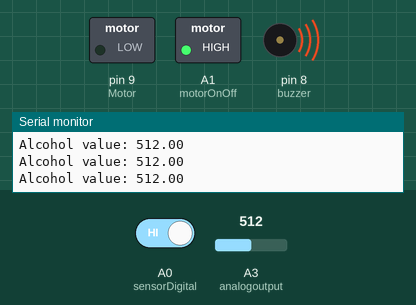
Recording of a sketch running on a simulated Arduino Uno, built with avr-gcc and run on an emulated ATmega328P. On the bench: switched loads named in the sketch (green lamp = pin HIGH), buzzer (waves = sounding, pin HIGH), the last lines printed to the serial monitor. The test bench sets the inputs (shaded band); at power-on: A0 (sensorDigital) HIGH, A3 (analogoutput) = 512.

Above: at 11.2 s.
11.3 s: A0 (sensorDigital) driven LOW
At 12.5 s:
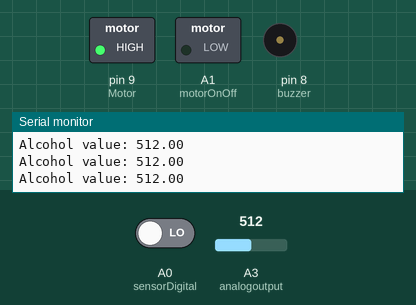
12.8 s: A3 (analogoutput) set to 111
15.8 s: A3 (analogoutput) set to 94
18.8 s: A0 (sensorDigital) driven HIGH
At 19.3 s:
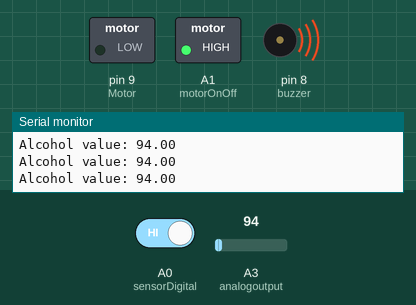
Timing chart, 0 to 21.8 s (numbered marks = the images above; inputs shaded):
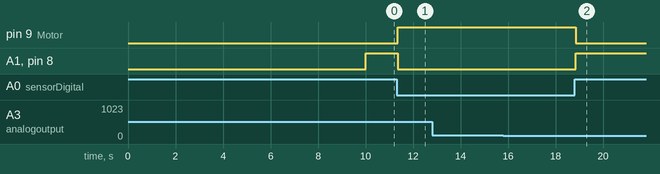

The sketch:

alcoholDetector.ino
```cpp
#define sensorDigital A0
#define Motor 9
#define buzzer 8
#define motorOnOff A1
#define analogoutput A3
float value=0;
void setup() {
  Serial.begin(9600);
  pinMode(sensorDigital, INPUT);
  pinMode(Motor, OUTPUT);
  pinMode(buzzer, OUTPUT);
  pinMode(motorOnOff, OUTPUT);
  // pinMode(analogoutput, INPUT);
  delay(10000);
}
void loop() {
  bool digital = digitalRead(sensorDigital);
  int analog = digitalRead(motorOnOff);
  value = analogRead(analogoutput);
  Serial.print("Alcohol value: ");
  Serial.println(value);
  if (digital == 0) {
    digitalWrite(Motor, HIGH);
    digitalWrite(buzzer, LOW);
    digitalWrite(motorOnOff, LOW);
  } else {
    digitalWrite(Motor, LOW);
    digitalWrite(buzzer, HIGH);
    digitalWrite(motorOnOff, HIGH);
  }
}
```

Measured:
- after the input at 11.3 s, pin 9 (Motor): LOW → HIGH at once; A1 (motorOnOff), pin 8 (buzzer): HIGH → LOW at once
- after the input at 18.8 s, pin 9 (Motor): HIGH → LOW at once; A1 (motorOnOff), pin 8 (buzzer): LOW → HIGH at once
